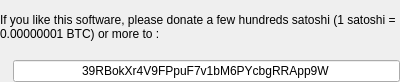
<?xml version="1.0" encoding="UTF-8"?>
<ui version="4.0">
 <class>CopyBitcoinAddressForm</class>
 <widget class="QWidget" name="CopyBitcoinAddressForm">
  <property name="geometry">
   <rect>
    <x>0</x>
    <y>0</y>
    <width>400</width>
    <height>82</height>
   </rect>
  </property>
  <property name="windowTitle">
   <string notr="true">Form</string>
  </property>
  <layout class="QVBoxLayout" name="verticalLayout">
   <property name="leftMargin">
    <number>0</number>
   </property>
   <property name="topMargin">
    <number>0</number>
   </property>
   <property name="rightMargin">
    <number>0</number>
   </property>
   <property name="bottomMargin">
    <number>0</number>
   </property>
   <item>
    <widget class="QLabel" name="label">
     <property name="text">
      <string>If you like this software, please donate a few hundreds satoshi (1 satoshi = 0.00000001 BTC) or more to :</string>
     </property>
     <property name="wordWrap">
      <bool>true</bool>
     </property>
     <property name="textInteractionFlags">
      <set>Qt::LinksAccessibleByMouse</set>
     </property>
    </widget>
   </item>
   <item>
    <layout class="QHBoxLayout" name="horizontalLayout">
     <item>
      <widget class="QLabel" name="label_2">
       <property name="text">
        <string notr="true"/>
       </property>
       <property name="pixmap">
        <pixmap resource="../../../resources/additional.qrc">:/bitcoin-logo.png</pixmap>
       </property>
      </widget>
     </item>
     <item>
      <widget class="QLineEdit" name="lineEdit">
       <property name="text">
        <string notr="true">39RBokXr4V9FPpuF7v1bM6PYcbgRRApp9W</string>
       </property>
       <property name="alignment">
        <set>Qt::AlignCenter</set>
       </property>
       <property name="placeholderText">
        <string notr="true"/>
       </property>
      </widget>
     </item>
    </layout>
   </item>
  </layout>
 </widget>
 <resources>
  <include location="../../../resources/additional.qrc"/>
 </resources>
 <connections/>
</ui>
